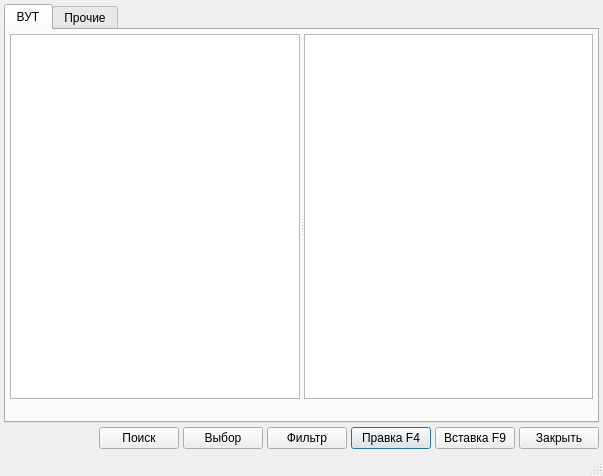
<?xml version="1.0" encoding="UTF-8"?>
<ui version="4.0">
 <class>BlankItemsListDialog</class>
 <widget class="QDialog" name="BlankItemsListDialog">
  <property name="windowModality">
   <enum>Qt::ApplicationModal</enum>
  </property>
  <property name="geometry">
   <rect>
    <x>0</x>
    <y>0</y>
    <width>603</width>
    <height>476</height>
   </rect>
  </property>
  <property name="windowTitle">
   <string>Документы </string>
  </property>
  <property name="sizeGripEnabled">
   <bool>true</bool>
  </property>
  <property name="modal">
   <bool>true</bool>
  </property>
  <layout class="QVBoxLayout" name="verticalLayout_3">
   <property name="spacing">
    <number>4</number>
   </property>
   <property name="margin">
    <number>4</number>
   </property>
   <item>
    <widget class="QTabWidget" name="tabWidget">
     <property name="enabled">
      <bool>true</bool>
     </property>
     <property name="currentIndex">
      <number>0</number>
     </property>
     <widget class="QWidget" name="tabTempInvalid">
      <attribute name="title">
       <string>ВУТ</string>
      </attribute>
      <layout class="QGridLayout" name="gridLayout">
       <property name="margin">
        <number>4</number>
       </property>
       <property name="spacing">
        <number>4</number>
       </property>
       <item row="0" column="0">
        <widget class="QSplitter" name="splitter">
         <property name="sizePolicy">
          <sizepolicy hsizetype="Expanding" vsizetype="Expanding">
           <horstretch>0</horstretch>
           <verstretch>0</verstretch>
          </sizepolicy>
         </property>
         <property name="orientation">
          <enum>Qt::Horizontal</enum>
         </property>
         <property name="childrenCollapsible">
          <bool>false</bool>
         </property>
         <widget class="QWidget" name="pnlTree" native="true">
          <layout class="QVBoxLayout" name="verticalLayout">
           <property name="spacing">
            <number>4</number>
           </property>
           <property name="margin">
            <number>0</number>
           </property>
           <item>
            <widget class="CTreeView" name="treeItemsTempInvalid"/>
           </item>
           <item>
            <widget class="QLabel" name="lblPadding">
             <property name="text">
              <string/>
             </property>
            </widget>
           </item>
          </layout>
         </widget>
         <widget class="QWidget" name="pnlList" native="true">
          <layout class="QVBoxLayout" name="verticalLayout_2">
           <property name="spacing">
            <number>4</number>
           </property>
           <property name="margin">
            <number>0</number>
           </property>
           <item>
            <widget class="CTableView" name="tblItemsTempInvalid">
             <property name="whatsThis">
              <string comment="ура!">список записей</string>
             </property>
             <property name="tabKeyNavigation">
              <bool>false</bool>
             </property>
             <property name="alternatingRowColors">
              <bool>true</bool>
             </property>
            </widget>
           </item>
           <item>
            <widget class="QLabel" name="lblCountRows">
             <property name="text">
              <string/>
             </property>
            </widget>
           </item>
          </layout>
         </widget>
        </widget>
       </item>
      </layout>
     </widget>
     <widget class="QWidget" name="tabTempOthers">
      <property name="enabled">
       <bool>false</bool>
      </property>
      <attribute name="title">
       <string>Прочие</string>
      </attribute>
      <layout class="QGridLayout" name="gridLayout_2">
       <property name="margin">
        <number>4</number>
       </property>
       <property name="spacing">
        <number>4</number>
       </property>
       <item row="0" column="0">
        <widget class="QSplitter" name="splitter_2">
         <property name="sizePolicy">
          <sizepolicy hsizetype="Expanding" vsizetype="Expanding">
           <horstretch>0</horstretch>
           <verstretch>0</verstretch>
          </sizepolicy>
         </property>
         <property name="orientation">
          <enum>Qt::Horizontal</enum>
         </property>
         <property name="childrenCollapsible">
          <bool>false</bool>
         </property>
         <widget class="QWidget" name="pnlTree_2" native="true">
          <layout class="QVBoxLayout" name="verticalLayout_4">
           <property name="spacing">
            <number>4</number>
           </property>
           <property name="margin">
            <number>0</number>
           </property>
           <item>
            <widget class="CTreeView" name="treeItemsOthers"/>
           </item>
           <item>
            <widget class="QLabel" name="lblPadding_2">
             <property name="text">
              <string/>
             </property>
            </widget>
           </item>
          </layout>
         </widget>
         <widget class="QWidget" name="pnlList_2" native="true">
          <layout class="QVBoxLayout" name="verticalLayout_5">
           <property name="spacing">
            <number>4</number>
           </property>
           <property name="margin">
            <number>0</number>
           </property>
           <item>
            <widget class="CTableView" name="tblItemsOthers">
             <property name="whatsThis">
              <string comment="ура!">список записей</string>
             </property>
             <property name="tabKeyNavigation">
              <bool>false</bool>
             </property>
             <property name="alternatingRowColors">
              <bool>true</bool>
             </property>
            </widget>
           </item>
           <item>
            <widget class="QLabel" name="lblCountRows_2">
             <property name="text">
              <string/>
             </property>
            </widget>
           </item>
          </layout>
         </widget>
        </widget>
       </item>
      </layout>
     </widget>
    </widget>
   </item>
   <item>
    <layout class="QHBoxLayout">
     <property name="spacing">
      <number>4</number>
     </property>
     <property name="margin">
      <number>0</number>
     </property>
     <item>
      <spacer>
       <property name="orientation">
        <enum>Qt::Horizontal</enum>
       </property>
       <property name="sizeHint" stdset="0">
        <size>
         <width>40</width>
         <height>20</height>
        </size>
       </property>
      </spacer>
     </item>
     <item>
      <widget class="QPushButton" name="btnFind">
       <property name="sizePolicy">
        <sizepolicy hsizetype="Minimum" vsizetype="Fixed">
         <horstretch>0</horstretch>
         <verstretch>0</verstretch>
        </sizepolicy>
       </property>
       <property name="text">
        <string>Поиск</string>
       </property>
      </widget>
     </item>
     <item>
      <widget class="QPushButton" name="btnSelect">
       <property name="whatsThis">
        <string>выбрать текущую запись</string>
       </property>
       <property name="text">
        <string>Выбор</string>
       </property>
      </widget>
     </item>
     <item>
      <widget class="QPushButton" name="btnFilter">
       <property name="whatsThis">
        <string>изменить условие отбора записей для показа в списке</string>
       </property>
       <property name="text">
        <string>Фильтр</string>
       </property>
      </widget>
     </item>
     <item>
      <widget class="QPushButton" name="btnEdit">
       <property name="whatsThis">
        <string>изменить текущую запись</string>
       </property>
       <property name="text">
        <string>Правка F4</string>
       </property>
       <property name="shortcut">
        <string>F4</string>
       </property>
       <property name="default">
        <bool>true</bool>
       </property>
      </widget>
     </item>
     <item>
      <widget class="QPushButton" name="btnNew">
       <property name="whatsThis">
        <string>добавить новую запись</string>
       </property>
       <property name="text">
        <string>Вставка F9</string>
       </property>
       <property name="shortcut">
        <string>F9</string>
       </property>
      </widget>
     </item>
     <item>
      <widget class="QPushButton" name="btnCancel">
       <property name="whatsThis">
        <string>выйти из списка без выбора</string>
       </property>
       <property name="text">
        <string>Закрыть</string>
       </property>
      </widget>
     </item>
    </layout>
   </item>
   <item>
    <widget class="QStatusBar" name="statusBar">
     <property name="sizePolicy">
      <sizepolicy hsizetype="Preferred" vsizetype="Fixed">
       <horstretch>0</horstretch>
       <verstretch>0</verstretch>
      </sizepolicy>
     </property>
     <property name="toolTip">
      <string>A status bar</string>
     </property>
     <property name="whatsThis">
      <string>A status bar.</string>
     </property>
     <property name="sizeGripEnabled">
      <bool>false</bool>
     </property>
    </widget>
   </item>
  </layout>
 </widget>
 <customwidgets>
  <customwidget>
   <class>CTableView</class>
   <extends>QTableView</extends>
   <header>library/TableView.h</header>
  </customwidget>
  <customwidget>
   <class>CTreeView</class>
   <extends>QTreeView</extends>
   <header>library/TreeView.h</header>
  </customwidget>
 </customwidgets>
 <tabstops>
  <tabstop>treeItemsTempInvalid</tabstop>
  <tabstop>tblItemsTempInvalid</tabstop>
  <tabstop>btnSelect</tabstop>
  <tabstop>btnFilter</tabstop>
  <tabstop>btnEdit</tabstop>
  <tabstop>btnNew</tabstop>
  <tabstop>btnCancel</tabstop>
 </tabstops>
 <resources/>
 <connections>
  <connection>
   <sender>btnCancel</sender>
   <signal>clicked()</signal>
   <receiver>BlankItemsListDialog</receiver>
   <slot>reject()</slot>
   <hints>
    <hint type="sourcelabel">
     <x>582</x>
     <y>414</y>
    </hint>
    <hint type="destinationlabel">
     <x>119</x>
     <y>449</y>
    </hint>
   </hints>
  </connection>
 </connections>
</ui>
